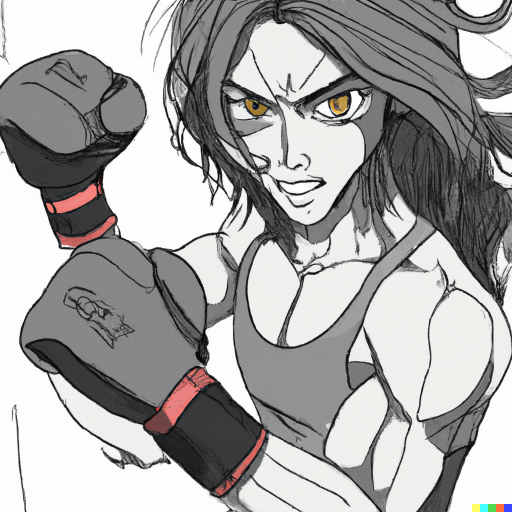
#> input picture python/images/drawing1.png, 1024 x 1024 px (shown at 1/2 size)
$ python image-data-analysis.py
#> lines starting #> are read from the running program, lines starting #| are printed output that depends on the picture; after the words box and inside, x2 and y2 are one past the last pixel; in counts of white or black regions, pixels touching at a corner belong together
## Now let’s load an image and observe its various properties in general.
## https://towardsdatascience.com/image-data-analysis-using-python-edddfdf128f4

#%%
import imageio
import matplotlib.pyplot as plt
# %matplotlib inline
pic = imageio.imread('images/drawing1.png')
#> pic is the input picture: shape (1024, 1024, 3); mean R, G, B 167.5, 166.5, 165.8
plt.figure(figsize = (5,5))
plt.imshow(pic)

#%%
## -------- OBSERVE BASIC PROPERTIES OF IMAGE -------- ##

print('Type of the image : ' , type(pic))
#| Type of the image :  <class 'numpy.ndarray'>
print('Shape of the image : {}'.format(pic.shape))
#| Shape of the image : (1024, 1024, 3)
print('Image Hight {}'.format(pic.shape[0]))
#| Image Hight 1024
print('Image Width {}'.format(pic.shape[1]))
#| Image Width 1024
print('Dimension of Image {}'.format(pic.ndim))
#| Dimension of Image 3


#%%
print('Image size {}'.format(pic.size))
#| Image size 3145728
print('Maximum RGB value in this image {}'.format(pic.max()))
#| Maximum RGB value in this image 255
print('Minimum RGB value in this image {}'.format(pic.min()))
#| Minimum RGB value in this image 0

# %%
# A specific pixel located at Row : 100 ; Column : 50
# Each channel's value of it, gradually R , G , B
print('Value of only R channel {}'.format(pic[ 100, 50, 0]))
#| Value of only R channel 254
print('Value of only G channel {}'.format(pic[ 100, 50, 1]))
#| Value of only G channel 254
print('Value of only B channel {}'.format(pic[ 100, 50, 2]))
#| Value of only B channel 253

# %%
## view of each channel in the whole image

plt.title('R channel')
plt.ylabel('Height {}'.format(pic.shape[0]))
plt.xlabel('Width {}'.format(pic.shape[1]))
plt.imshow(pic[ : , : , 0])
plt.show()

plt.title('G channel')
plt.ylabel('Height {}'.format(pic.shape[0]))
plt.xlabel('Width {}'.format(pic.shape[1]))
plt.imshow(pic[ : , : , 1])
plt.show()

plt.title('B channel')
plt.ylabel('Height {}'.format(pic.shape[0]))
plt.xlabel('Width {}'.format(pic.shape[1]))
plt.imshow(pic[ : , : , 2])
plt.show()

# %%
## we can also able to change the number of RGB values. As an example, let’s set the Red, Green, Blue layer for following Rows values to full intensity.
###  R channel: Row — 100 to 110
### G channel: Row — 200 to 210
### B channel: Row — 300 to 310

pic[50:150 , : , 0] = 255 # full intensity to those pixel's R channel
plt.figure( figsize = (5,5))
plt.imshow(pic)
plt.show()

pic[200:300 , : , 1] = 255 # full intensity to those pixel's G channel
plt.figure( figsize = (5,5))
plt.imshow(pic)
plt.show()

pic[350:450 , : , 2] = 255 # full intensity to those pixel's B channel
plt.figure( figsize = (5,5))
plt.imshow(pic)
plt.show()

# %%
## To make it more clear let’s change the column section too and this time we’ll change the RGB channel simultaneously.

# set value 200 of all channels to those pixels which turns them to white
pic[ 50:450 , 400:600 , [0,1,2] ] = 200
plt.figure( figsize = (5,5))
plt.imshow(pic)
plt.show()

# %%
## -------- SPLITTING LAYERS -------- ##
import numpy as np
pic = imageio.imread('images/drawing1.png')
fig, ax = plt.subplots(nrows = 1, ncols=3, figsize=(15,5))
for c, ax in zip(range(3), ax):
    # create zero matrix
    split_img = np.zeros(pic.shape, dtype="uint8")
    # 'dtype' by default: 'numpy.float64'  # assing each channel
    split_img[ :, :, c] = pic[ :, :, c] # display each channel
    ax.imshow(split_img)
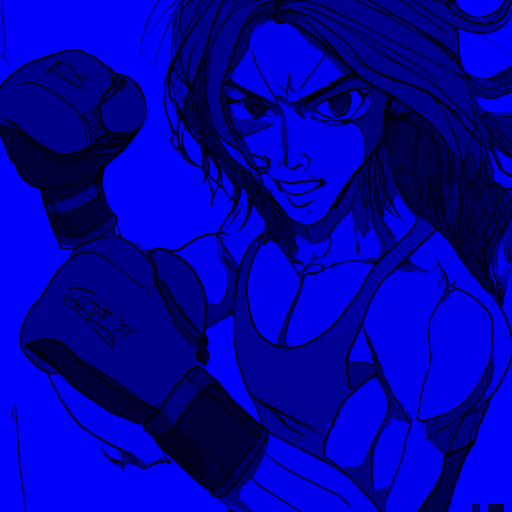
#> split_img: shape (1024, 1024, 3) (shown at 1/2 size); mean R, G, B 0, 0, 165.8
# %%
## -------- GREYSCALE -------- ##

### There’re two types of black and white images:
### - Binary: Pixel is either black or white:0 or 255
### - Greyscale: Ranges of shades of grey:0 ~ 255

## Y' = 0.299 R + 0.587 G + 0.114 B

pic = imageio.imread('images/drawing1.png')
gray = lambda rgb : np.dot(rgb[... , :3] , [0.299 , 0.587, 0.114])
gray = gray(pic)
plt.figure( figsize = (5,5))
plt.imshow(gray, cmap = plt.get_cmap(name = 'gray'))
plt.show()
# %%

## Use Logical Operator To Process Pixel Values

## Let’s first load an image and show it on screen.
pic = imageio.imread('images/drawing2.jpg')
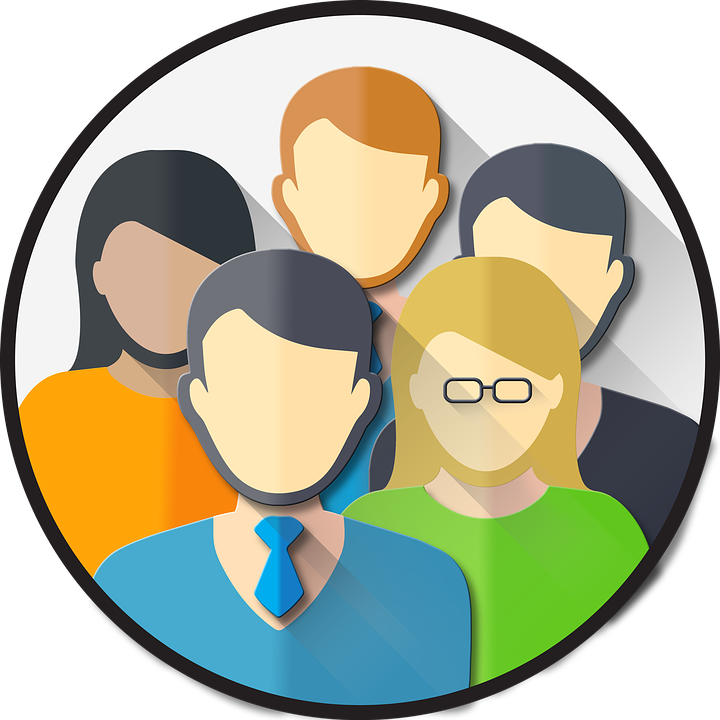
#> input picture python/images/drawing2.jpg, 720 x 720 px
#> pic is the input picture: shape (720, 720, 4); mean R, G, B, A 126.6, 127.5, 102.3, 201
plt.figure(figsize=(5,5))
plt.imshow(pic)
plt.show()
# %%

## we want to filter out all the pixel values, which is below than, let’s assume, 20
low_pixel = pic < 20
# to ensure of it let's check if all values in low_pixel are True or not
if low_pixel.any() == True:
    print(low_pixel.shape)
#| (720, 720, 4)
# %%
## if we see the shape of both low_pixel and pic , we’ll find that both have the same shape.

print(pic.shape)
#| (720, 720, 4)
print(low_pixel.shape)
#| (720, 720, 4)

# %%
## we can use this low_pixel array as an index to set those low values to some specific values, which may be higher than or lower than the previous pixel value

# randomly choose a value
import random

# load the orginal image
pic = imageio.imread('images/drawing2.jpg')

# set value randomly range from 25 to 225 - these value also randomly choosen
pic[low_pixel] = random.randint(25,225)
# display the image
plt.figure( figsize = (5,5))
plt.imshow(pic)
plt.show()

# %%
## -------- MASKING -------- ##
## Image masking is an image processing technique that is used to remove the background from which photographs those have fuzzy edges, transparent or hair portions.

## we’ll create a mask that is in shape of a circular disc
## First, we’ll measure the distance from the center of the image to every border pixel values. And we take a convenient radius value, and then using logical operator, we’ll create a circular disc.

# Load the image
pic = imageio.imread('images/drawing3.jpg')
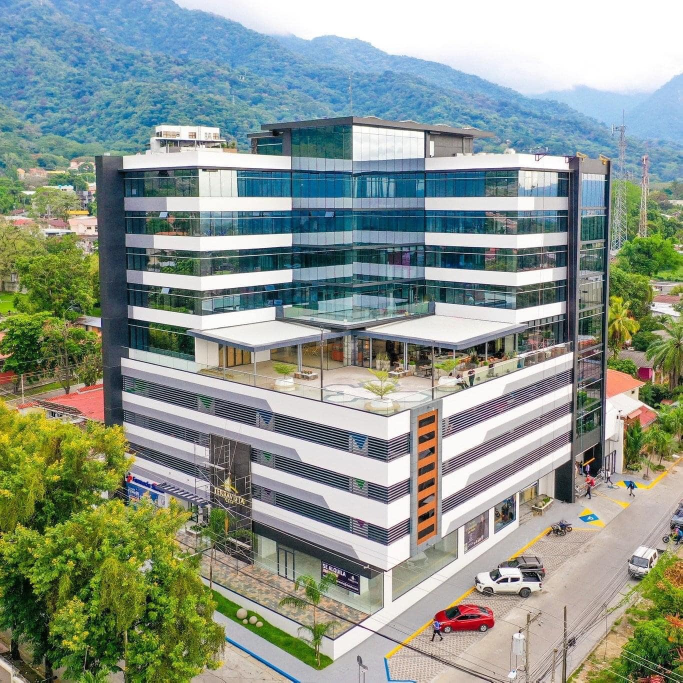
#> input picture python/images/drawing3.jpg, 1365 x 1365 px (shown at 1/2 size)
#> pic is the input picture: shape (1365, 1365, 3); mean R, G, B 140.2, 151.3, 141.2
# seperate the row and column values
total_row , total_col , layers = pic.shape
#> total_row = 1365; total_col = 1365; layers = 3
'''     Create vector.
        Ogrid is a compact method of creating a multidimensional
        ndarray operations in single lines.
for ex:
>>> ogrid[0:5,0:5]
output: [array([[0],
                [1],
                [2],
                [3],
                [4]]),
        array([[0, 1, 2, 3, 4]])]
'''
x , y = np.ogrid[:total_row , :total_col]
#> x = 1365 values from 0 to 1364
# get the center values of the image
cen_x , cen_y = total_row/2 , total_col/2
#> cen_x = 682.5; cen_y = 682.5
'''
Measure distance value from center to each border pixel.
To make it easy, we can think it's like, we draw a line from center-
to each edge pixel value --> s**2 = (Y-y)**2 + (X-x)**2
'''
distance_from_the_center = np.sqrt((x-cen_x)**2 + (y-cen_y)**2)
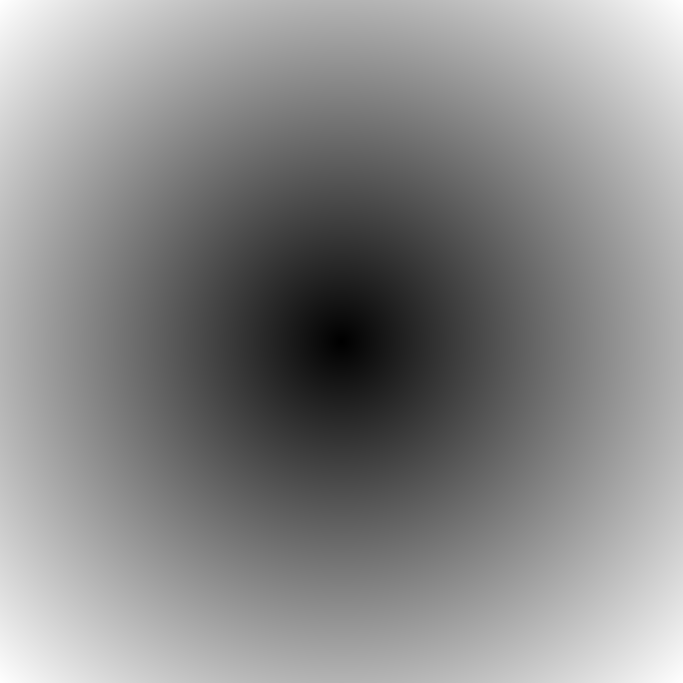
#> distance_from_the_center: shape (1365, 1365) float64 (shown at 1/2 size); min 0.707, max 965.2, mean 522.2; drawn with min black and max white
# Select convenient radius value
radius = (total_row/2)
#> radius = 682.5
# Using logical operator '>'
'''
logical operator to do this task which will return as a value  of True for all the index according to the given condition
'''
circular_pic = distance_from_the_center > radius
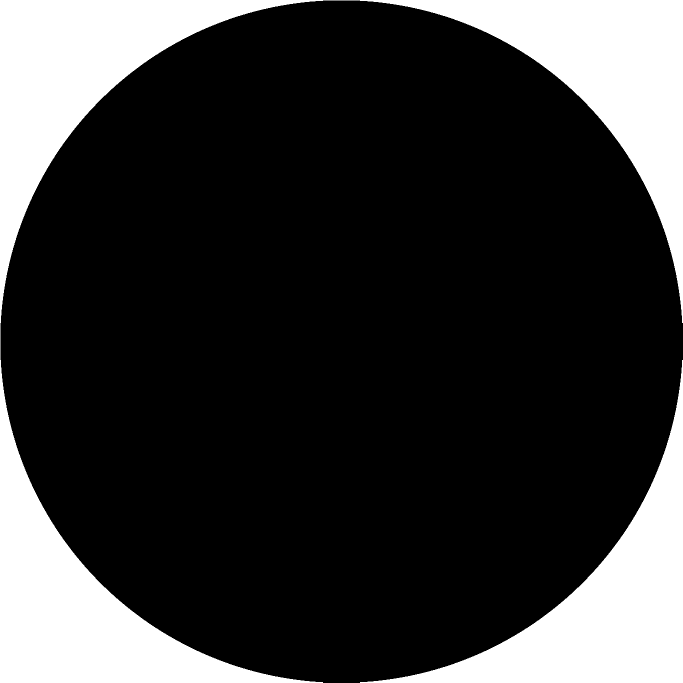
#> circular_pic: shape (1365, 1365) bool (shown at 1/2 size); 21.5% white; 2 white regions, box (x1, y1, x2, y2) and area: (0, 0, 1365, 1365) 300626, (720, 720, 1365, 1365) 99299
'''
let assign value zero for all pixel value that outside the cirular disc. All the pixel value outside the circular disc, will be black now.
'''
pic[circular_pic] = 0
plt.figure(figsize = (5,5))
plt.imshow(pic)
plt.show()


# %%

## -------- IMAGE PROCESSING -------- ##

## Red pixel indicates: Altitude
## Blue pixel indicates: Aspect
## Green pixel indicates: Slope

# Only Red Pixel value , higher than 180
pic = imageio.imread('images/drawing3.jpg')
red_mask = pic[:, :, 0] < 180
#> red_mask: shape (1365, 1365) bool; 66.3% white; 9043 black regions (8555 under 20 px), largest, box (x1, y1, x2, y2) and area: (643, 885, 1365, 1365) 127732, (344, 0, 1365, 199) 123618, (258, 674, 1146, 851) 39256
pic[red_mask] = 0
plt.figure(figsize=(5,5))
plt.imshow(pic)

# Only Green Pixel value , higher than 180
pic = imageio.imread('images/drawing3.jpg')
green_mask = pic[:, :, 1] < 180
#> green_mask: shape (1365, 1365) bool; 65.9% white; 17051 black regions (16121 under 20 px), largest, box (x1, y1, x2, y2) and area: (338, 0, 1365, 292) 158023, (719, 923, 1365, 1365) 70173, (447, 683, 1146, 838) 30121
pic[green_mask] = 0
plt.figure(figsize=(5,5))
plt.imshow(pic)
# Only Blue Pixel value , higher than 180
pic = imageio.imread('images/drawing3.jpg')
blue_mask = pic[:, :, 2] < 180
#> blue_mask: shape (1365, 1365) bool; 62.1% white; 9196 black regions (8554 under 20 px), largest, box (x1, y1, x2, y2) and area: (0, 0, 1365, 369) 300788, (502, 682, 1146, 841) 24465, (718, 962, 1247, 1263) 19354
pic[blue_mask] = 0
plt.figure(figsize=(5,5))
plt.imshow(pic)
# Composite mask using logical_and
pic = imageio.imread('images/drawing3.jpg')
final_mask = np.logical_and(red_mask, green_mask, blue_mask)
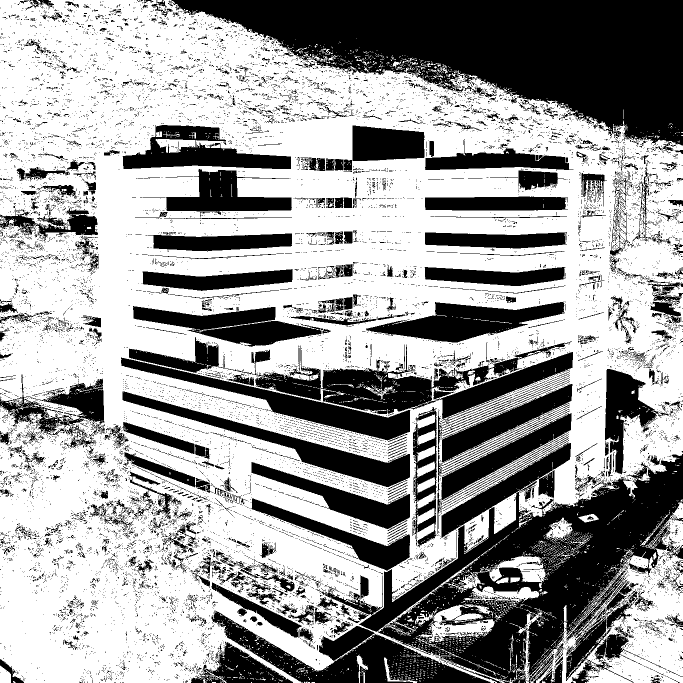
#> final_mask: shape (1365, 1365) bool (shown at 1/2 size); 61.9% white; 15092 black regions (14249 under 20 px), largest, box (x1, y1, x2, y2) and area: (338, 0, 1365, 292) 158023, (643, 885, 1365, 1365) 129005, (258, 674, 1146, 851) 39490
pic[final_mask] = 40
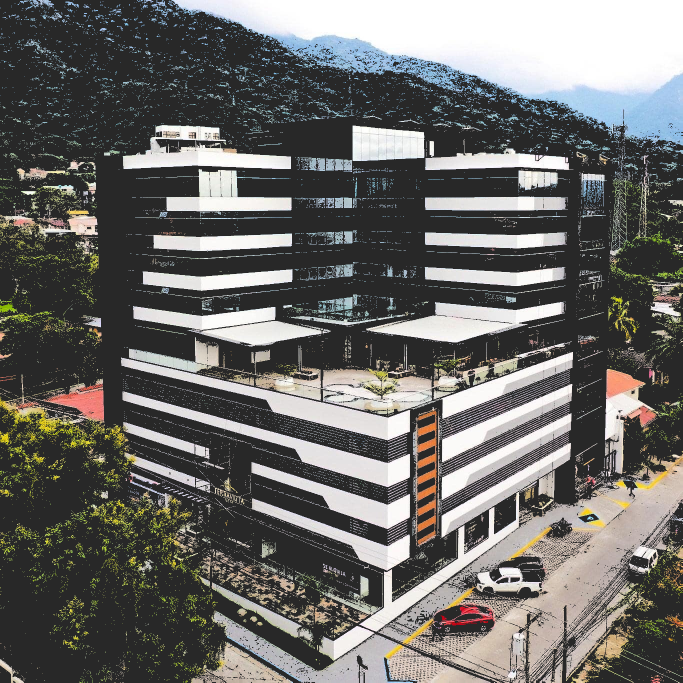
#> pic: shape (1365, 1365, 3) (shown at 1/2 size); mean R, G, B 107.2, 106.3, 103.8
plt.figure(figsize=(5,5))
plt.imshow(pic)
# %%
